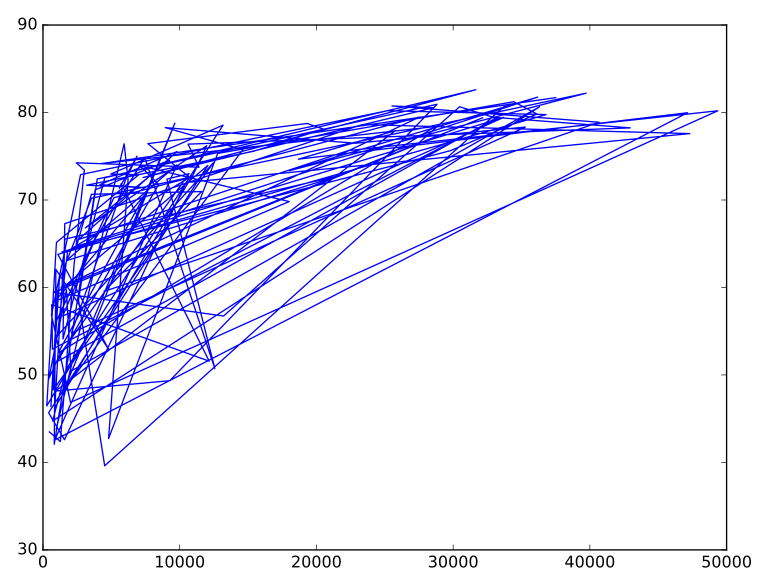

This figure's Python source:
Line plot (3)

Now that you've built your first line plot, let's start working on the data that professor Hans Rosling used to build his beautiful bubble chart. It was collected in 2007. Two lists are available for you:

    life_exp which contains the life expectancy for each country and
    gdp_cap, which contains the GDP per capita (i.e. per person) for each country expressed in US Dollars.

GDP stands for Gross Domestic Product. It basically represents the size of the economy of a country. Divide this by the population and you get the GDP per capita.

matplotlib.pyplot is already imported as plt, so you can get started straight away.

Print the last item from both the list gdp_cap, and the list life_exp; it is information about Zimbabwe.
Build a line chart, with gdp_cap on the x-axis, and life_exp on the y-axis. Does it make sense to plot this data on a line plot?
Don't forget to finish off with a plt.show() command, to actually display the plot

Code:

# Print the last item of gdp_cap and life_exp
print(gdp_cap,life_exp)
# Make a line plot, gdp_cap on the x-axis, life_exp on the y-axis# Display the plot
plt.plot(gdp_cap,life_exp)
plt.show()
print(life_exp[-1],life_exp)
plt.show()
print(gdp_cap[-1],gdp_cap)
